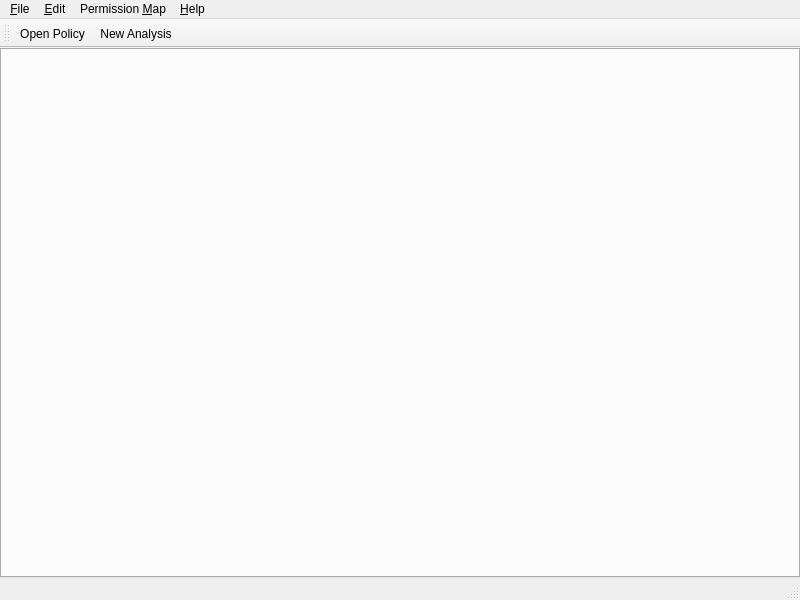
<?xml version="1.0" encoding="UTF-8"?>
<ui version="4.0">
 <class>ApolMainWindow_ui</class>
 <widget class="QMainWindow" name="ApolMainWindow_ui">
  <property name="geometry">
   <rect>
    <x>0</x>
    <y>0</y>
    <width>800</width>
    <height>600</height>
   </rect>
  </property>
  <property name="minimumSize">
   <size>
    <width>640</width>
    <height>480</height>
   </size>
  </property>
  <property name="windowTitle">
   <string>apol</string>
  </property>
  <widget class="QWidget" name="centralwidget">
   <layout class="QVBoxLayout" name="verticalLayout">
    <property name="leftMargin">
     <number>0</number>
    </property>
    <property name="topMargin">
     <number>0</number>
    </property>
    <property name="rightMargin">
     <number>0</number>
    </property>
    <property name="bottomMargin">
     <number>0</number>
    </property>
    <item>
     <widget class="QTabWidget" name="AnalysisTabs">
      <property name="autoFillBackground">
       <bool>true</bool>
      </property>
      <property name="tabPosition">
       <enum>QTabWidget::North</enum>
      </property>
      <property name="currentIndex">
       <number>-1</number>
      </property>
      <property name="tabsClosable">
       <bool>true</bool>
      </property>
      <property name="movable">
       <bool>true</bool>
      </property>
     </widget>
    </item>
   </layout>
  </widget>
  <widget class="QMenuBar" name="menubar">
   <property name="geometry">
    <rect>
     <x>0</x>
     <y>0</y>
     <width>800</width>
     <height>19</height>
    </rect>
   </property>
   <widget class="QMenu" name="menu_File">
    <property name="title">
     <string>&amp;File</string>
    </property>
    <addaction name="open_policy"/>
    <addaction name="close_policy_action"/>
    <addaction name="separator"/>
    <addaction name="exit_apol"/>
   </widget>
   <widget class="QMenu" name="menu_Help">
    <property name="title">
     <string>&amp;Help</string>
    </property>
    <addaction name="about_Apol"/>
   </widget>
   <widget class="QMenu" name="menu_Edit">
    <property name="title">
     <string>&amp;Edit</string>
    </property>
    <addaction name="cut_action"/>
    <addaction name="copy_action"/>
    <addaction name="paste_action"/>
   </widget>
   <widget class="QMenu" name="menuPerm_Map">
    <property name="title">
     <string>Permission &amp;Map</string>
    </property>
    <addaction name="open_permmap"/>
   </widget>
   <addaction name="menu_File"/>
   <addaction name="menu_Edit"/>
   <addaction name="menuPerm_Map"/>
   <addaction name="menu_Help"/>
  </widget>
  <widget class="QStatusBar" name="statusbar"/>
  <widget class="QToolBar" name="toolBar">
   <property name="windowTitle">
    <string>toolBar</string>
   </property>
   <attribute name="toolBarArea">
    <enum>TopToolBarArea</enum>
   </attribute>
   <attribute name="toolBarBreak">
    <bool>false</bool>
   </attribute>
   <addaction name="open_policy"/>
   <addaction name="new_analysis"/>
  </widget>
  <action name="open_policy">
   <property name="icon">
    <iconset>
     <normaloff>icons/Folder.png</normaloff>icons/Folder.png</iconset>
   </property>
   <property name="text">
    <string>&amp;Open Policy</string>
   </property>
   <property name="toolTip">
    <string>Open an SELinux Policy</string>
   </property>
   <property name="shortcut">
    <string>Ctrl+O</string>
   </property>
  </action>
  <action name="exit_apol">
   <property name="text">
    <string>E&amp;xit</string>
   </property>
   <property name="shortcut">
    <string>Ctrl+Q</string>
   </property>
  </action>
  <action name="about_Apol">
   <property name="text">
    <string>About Apol</string>
   </property>
  </action>
  <action name="new_analysis">
   <property name="icon">
    <iconset>
     <normaloff>icons/Add.png</normaloff>icons/Add.png</iconset>
   </property>
   <property name="text">
    <string>New Analysis</string>
   </property>
   <property name="toolTip">
    <string>Start a new analysis on this policy.</string>
   </property>
   <property name="shortcut">
    <string>Ctrl+N</string>
   </property>
  </action>
  <action name="cut_action">
   <property name="text">
    <string>Cut</string>
   </property>
   <property name="shortcut">
    <string>Ctrl+X</string>
   </property>
  </action>
  <action name="copy_action">
   <property name="text">
    <string>Copy</string>
   </property>
   <property name="shortcut">
    <string>Ctrl+C</string>
   </property>
  </action>
  <action name="paste_action">
   <property name="text">
    <string>Paste</string>
   </property>
   <property name="shortcut">
    <string>Ctrl+V</string>
   </property>
  </action>
  <action name="open_permmap">
   <property name="text">
    <string>Open Permission Map</string>
   </property>
   <property name="toolTip">
    <string>Open permission map used for information flow analysis</string>
   </property>
  </action>
  <action name="rename_tab_action">
   <property name="text">
    <string>&amp;Rename Tab</string>
   </property>
   <property name="toolTip">
    <string>Rename the active tab.</string>
   </property>
  </action>
  <action name="close_tab_action">
   <property name="text">
    <string>&amp;Close Tab</string>
   </property>
   <property name="toolTip">
    <string>Close the active tab.</string>
   </property>
   <property name="shortcut">
    <string>Ctrl+W</string>
   </property>
  </action>
  <action name="close_policy_action">
   <property name="text">
    <string>Close Policy</string>
   </property>
   <property name="toolTip">
    <string>Close the current policy. Closes all analyses too.</string>
   </property>
  </action>
 </widget>
 <resources/>
 <connections>
  <connection>
   <sender>exit_apol</sender>
   <signal>triggered()</signal>
   <receiver>ApolMainWindow_ui</receiver>
   <slot>close()</slot>
   <hints>
    <hint type="sourcelabel">
     <x>-1</x>
     <y>-1</y>
    </hint>
    <hint type="destinationlabel">
     <x>399</x>
     <y>299</y>
    </hint>
   </hints>
  </connection>
 </connections>
</ui>
